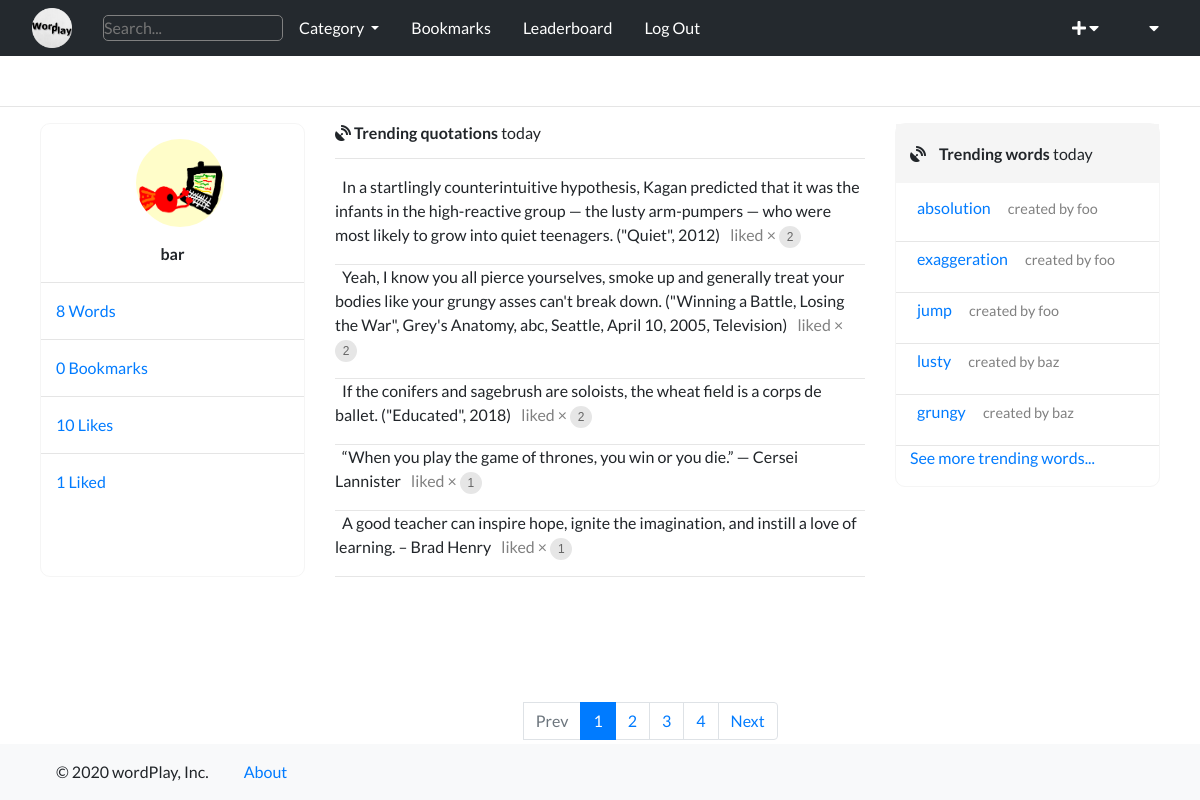
The app's page /wordPlay/trending_quotes (signed in) with its own data.
### wordPlay/models.py (models this page shows, shortened)
class User(AbstractUser):
    image = models.ImageField(upload_to="profiles/", blank=True, null=True)
    word_count = models.IntegerField(default=0)

class Quotation(models.Model):
    title = models.ForeignKey("Word", on_delete=models.CASCADE, related_name="quotes")
    quotation = models.TextField(null=True, blank=True)
    like_count = models.IntegerField(default=0)
    timestamp = models.DateTimeField(
        auto_now_add=True,
        null=True,
        blank=True,
    )

class Word(models.Model):
    user = models.ForeignKey("User", on_delete=models.PROTECT, related_name="words")
    title = models.CharField(max_length=255)
    definition = models.TextField()
    category = models.ForeignKey(
        "Category",
        on_delete=models.PROTECT,
        related_name="categories",
        blank=True,
        null=True,
    )
    image = models.ImageField(upload_to="images/", blank=True, null=True)
    image_url = models.URLField(blank=True, null=True)
    video = models.FileField(upload_to="videos/", blank=True, null=True)
    video_url = models.URLField(blank=True, null=True)
    timestamp = models.DateTimeField(auto_now_add=True)
    bookmark_count = models.IntegerField(default=0)

### wordPlay/views.py (the view)
# urls.py: path("trending_quotes", views.trending_quotes, name="trending_quotes"),
def trending_quotes(request):
    trending_quotes = Quotation.objects.all().order_by("-like_count")
    words = Word.objects.all().order_by("-bookmark_count")
    first_words = words[:5]
    p = Paginator(trending_quotes, 10)
    page_number = request.GET.get("page")
    page_obj = p.get_page(page_number)
    return render(
        request,
        "wordPlay/trending_quotes.html",
        {
            "trending_quotes": trending_quotes,
            "words": words,
            "first_words": first_words,
            "page_obj": page_obj,
        },
    )

### wordPlay/templatetags/word_extras.py (called while the page is built)
@register.simple_tag
def category():
    categories = Category.objects.all()
    return categories

@register.simple_tag(takes_context=True)
def trending(context, request):
    request = context["request"]
    trending_quotes = Quotation.objects.all().order_by("-like_count")
    trending_words = Word.objects.all().order_by("-bookmark_count")
    first_words = trending_words[:5]
    p_q = Paginator(trending_quotes, 10)
    page_number_q = request.GET.get("page")
    page_obj_q = p_q.get_page(page_number_q)
    first_quotes = trending_quotes[:3]
    p_w = Paginator(trending_words, 5)
    page_number_w = request.GET.get("page")
    page_obj_w = p_w.get_page(page_number_w)
    return {
        "trending_quotes": trending_quotes,
        "trending_words": trending_words,
        "first_quotes": first_quotes,
        "first_words": first_words,
        "page_obj_q": page_obj_q,
        "page_obj_w": page_obj_w,
    }

### wordPlay/templates/wordPlay/trending_quotes.html (shortened to what this page needs)
{% extends "wordPlay/index.html" %}
{% load static %}
{% block middle %}
<div class="middle-container">
    <div>
        <h6>
            <i class="fas fa-satellite-dish"></i>
            <strong> Trending quotations</strong> today
        </h6>
        <hr />
        {% for trending_quote in trending_quotes %}
        {% if trending_quote.quotation %}
        <div id="page">
            <div class="div-quotes content">
                <p>
                    <span class="trending-quotes">{{ trending_quote.quotation }}</span>
                    <span class="liked_times">
                        liked &times <span class="numberCircle">{{ trending_quote.like_count }}</span>
                    </span>
                </p>
            </div>
        </div>
        {% endif %}
        {% endfor %}
    </div>
</div>
{% endblock %}
{% block pagination %}
<nav aria-label="Page navigation">
    <ul id="pagination-demo" class="pagination">
    </ul>
</nav>
{% endblock %}

### wordPlay/templates/wordPlay/index.html (shortened to what this page needs)
{% extends "wordPlay/layout.html" %}
{% load static %}
{% load word_extras %}
{% block body %}
<div class="upper-container">
    <hr id="upper-hr">
</div>
<div class="main">
    <div class="container grid">
        {% count as count %}
        <div class="left-container">
            {% if user.is_authenticated %}
            <div id="profile-summary">
                {% if user.image %}
                <img class="profile-image" src="{{ user.image.url }}" alt="profile-image" width="88px" height="88px">
                {% endif %}
                <strong>{{ user.username }}</strong>
            </div>
            <hr>
            <div id="words-summary">
                <a href="{% url 'words_view' user %}">{{ count.count }} Words</a>
            </div>
            <hr>
            <div id="bookmarks-summary">
                <a class="count_bookmarks" href="{% url 'bookmarks_view' user %}">{{ count.bookmark_count }}
                    Bookmarks</a>
            </div>
            <hr>
            <div id="likes-summary">
                <a class="count_likes" href="{% url 'likes_view' user %}">{{ count.like_count }} Likes</a>
            </div>
            <hr>
            <div id="liked-summary">
                <a href="{% url 'likeds_view' user %}">{{ count.liked_count }}
                    Liked</a>
            </div>
            {% endif %}
        </div>
        {% block middle %}{% endblock %}
        {% trending request as trendings %}
        {% block trending_words %}
        <div class="right-container">
            <div id="trending-words">
                <h6><i class="fas fa-satellite-dish"></i><strong> Trending words</strong> today</h6>
                {% for first_word in trendings.first_words %}
                {% if first_word.title %}
                <div class="div-quotes">
                    <p class="trending-quotes">
                        <a href="{% url 'word' first_word.id %}">{{ first_word.title }}</a>
                        <span>created by {{ first_word.user.username }}</span>
                    </p>
                </div>
                {% endif %}
                {% endfor %}
                <p><a href="{% url 'trending_words' %}">See more trending words...</a></p>
            </div>
            {% endblock %}
        </div>
    </div>
</div>
{% words request as words %}
{% block pagination %}{% endblock %}
{% endblock %}

### wordPlay/static/wordPlay/styles.css (style rules this page uses)
:root { --primary-color: #24292e; --link--color: #007bff; }
* { box-sizing: border-box; padding: 0; margin: 0; }
body { font-family: "Lato", sans-serif; }
ul { list-style-type: none; }
a { text-decoration: none; }
.container { max-width: 1350px; margin: 0 auto; overflow: auto; padding: 0 40px; }
.main .grid { display: grid; grid-template-columns: 1fr 2fr 1fr; gap: 30px; }
.left-container { border: 1px solid #f5f5f5; height: auto; border-radius: 10px; background-color: white; }
.left-container a { margin-left: 15px; }
#profile-summary { text-align: center; }
#profile-summary img { margin-top: 15px; margin-bottom: 15px; display: block; margin-left: 36%; }
#trending-words, #trending-quotations { border: 1px solid #f5f5f5; border-radius: 10px; margin-bottom: 75px; }
#trending-words h6, #trending-quotations h6, #trending-words a, #trending-quotations a { padding: 20px 14px; }
#trending-words strong, #trending-quotations strong, .upper-words span { margin-left: 10px; }
#trending-words h6, #trending-quotations h6, .upper-words { background-color: #f5f5f5; }
.div-quotes { border-bottom: 1px solid #e6e6e6; }
.trending-quotes { padding: 5px 7px; }
.content { margin-bottom: 0px; }
.lower-words p, .synonyms, .antonyms, .trending-quotes span { color: grey; font-size: 0.9em; }
.profile-image { border-radius: 50%; }
.numberCircle { border-radius: 50%; width: 22px; height: 22px; padding: 4px; background: #e6e6e6; border: none; color: #666; text-align: center; font: 12px Arial, sans-serif; display: inline-block; }
.comment-by, .liked_times { color: grey; }
.pagination { position: fixed; bottom: 1.2%; right: 35.2%; }
#pagination-demo { margin-bottom: 50px; }

### records on screen
User: image (picture), username "bar"
Quotation: quotation "In a startlingly counterintuitive hypothesis, Kagan predicted that it was the infants in the high-reactive group — the lusty arm-pumpers — who were most likely to grow into quiet teenagers. (\"Quiet\", 2012)", like_count "2"
Quotation: quotation "Yeah, I know you all pierce yourselves, smoke up and generally treat your bodies like your grungy asses can't break down. (\"Winning a Battle, Losing the War\", Grey's Anatomy, abc, Seattle, April 10, 2005, Television)", like_count "2"
Quotation: quotation "If the conifers and sagebrush are soloists, the wheat field is a corps de ballet. (\"Educated\", 2018)", like_count "2"
Quotation: quotation "“When you play the game of thrones, you win or you die.” — Cersei Lannister", like_count "1"
Quotation: quotation "A good teacher can inspire hope, ignite the imagination, and instill a love of learning. – Brad Henry", like_count "1"
Word: title "absolution", user.username "foo"
Word: title "exaggeration", user.username "foo"
Word: title "jump", user.username "foo"
Word: title "lusty", user.username "baz"
Word: title "grungy", user.username "baz"

### other values on screen
{{ count.count }} "8"
{{ count.bookmark_count }} "0"
{{ count.like_count }} "10"
{{ count.liked_count }} "1"
